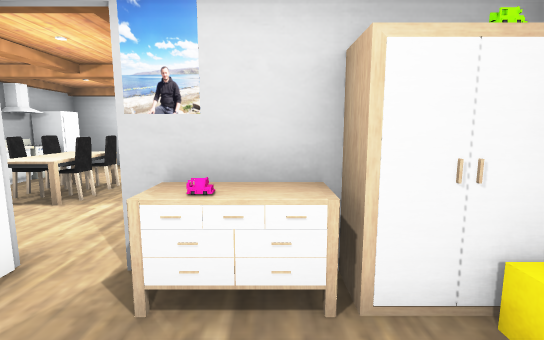
[1] (above)

12 first-person views from a walk through a scene from a Unity 3-D project. The camera is 1.4 m above the floor, tilts 8° down and sees 85° across. Doors are open. The floor is counted in squares, 1 m on a side. Each view is taken from the middle of a square. On the plan, view 1 faces up. The plan holds only what a view shows up to about 14 squares ahead; the rest is blank. Some animated figures are left out. Some surface patterns are stand-ins.

[2]
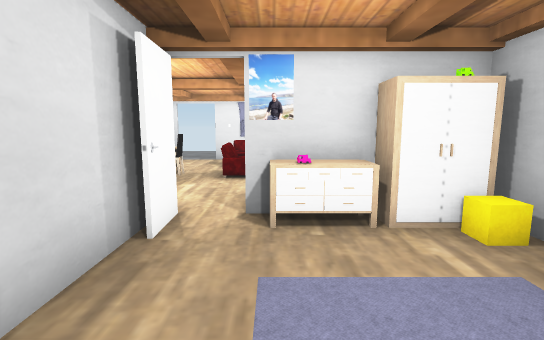

[3]
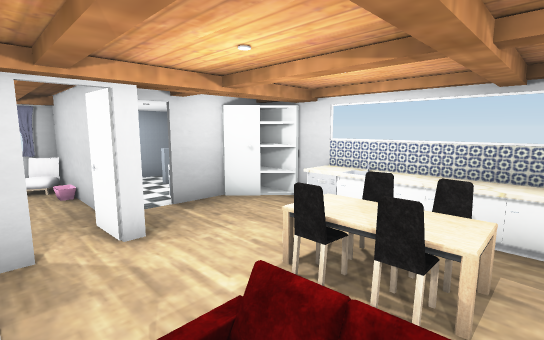

[4]
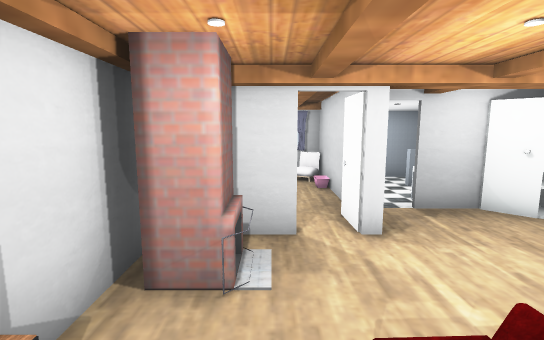

[5]
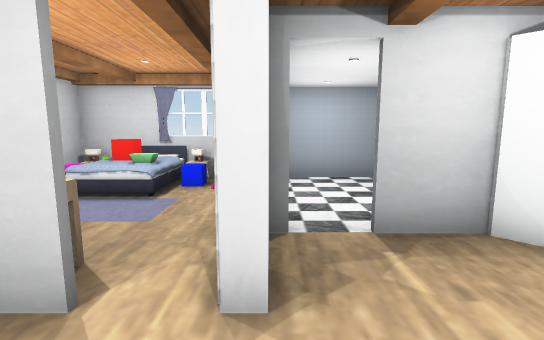

[6]
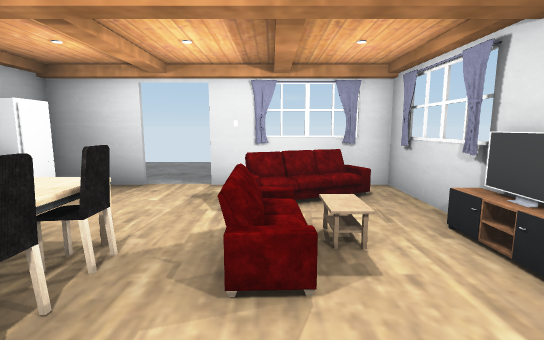

[7]
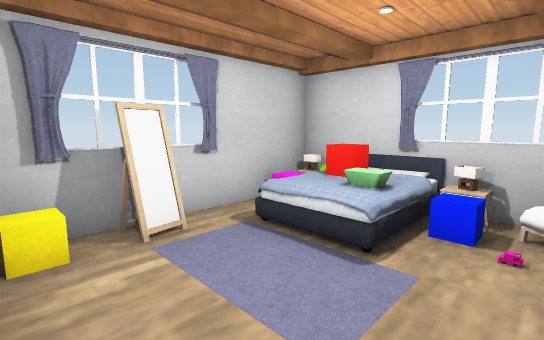

[8]
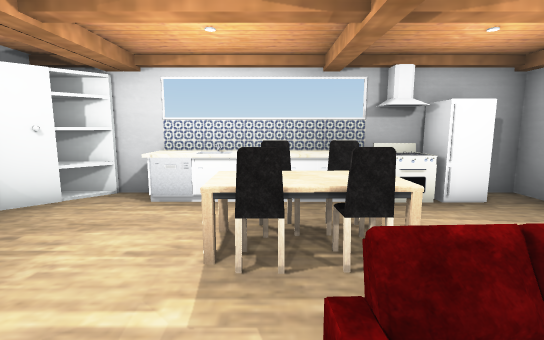

[9]
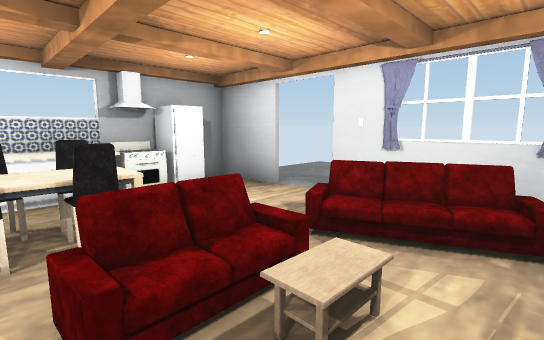

[10]
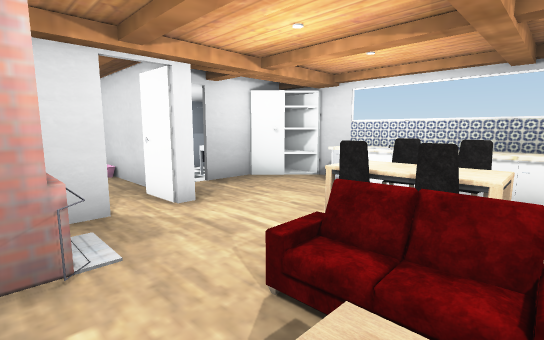

[11]
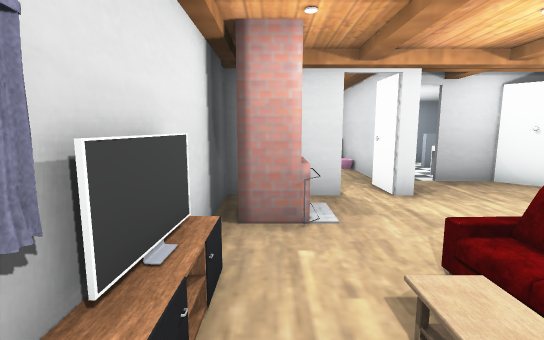

[12]
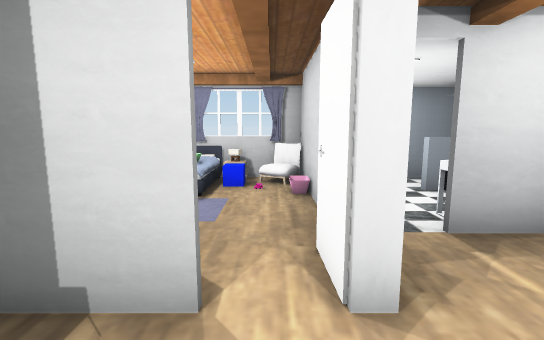

### Floor plan
Ten units are one square. View 1 is at (0, 0); x grows to the right and y downward. Boxes are objects, and circles mark ways between rooms. Rooms are numbered by the first view taken in them; rooms with no view inside come last. Other rooms are left out.
<svg viewBox="-80 -118 110 158">
<path fill="none" stroke="#000" d="M17 0 19 -1M-28 -22 -28 35M18 -7 22 -7M20 -1 19 -7M-26 -29 -25 -16M8 -28 -15 -28M-35 35 24 35 24 -25M19 -1 18 -7M-15 -29 10 -29 9 -67M-73 -27 -61 -15M-30 -11 -30 -29 -26 -29M-55 -12 -42 -12M9 -73 9 -113 -36 -113M-51 -113 -74 -113 -74 -11M5 -63 5 -81"/>
<rect x="-35" y="25" width="10" height="10" fill="#bbb"><title>other object</title></rect>
<rect x="-25" y="25" width="10" height="10" fill="#bbb"><title>other object</title></rect>
<rect x="-15" y="-25" width="20" height="10" fill="#bbb"><title>other object</title></rect>
<rect x="-5" y="15" width="10" height="10" fill="#bbb"><title>other object</title></rect>
<rect x="-5" y="5" width="20" height="10" fill="#bbb"><title>other object</title></rect>
<rect x="5" y="15" width="10" height="20" fill="#bbb"><title>other object</title></rect>
<rect x="5" y="-25" width="20" height="10" fill="#bbb"><title>other object</title></rect>
<rect x="-75" y="-75" width="10" height="40" fill="#bbb"><title>other object</title></rect>
<rect x="-75" y="-95" width="10" height="20" fill="#bbb"><title>other object</title></rect>
<rect x="-75" y="-105" width="10" height="10" fill="#bbb"><title>other object</title></rect>
<rect x="-55" y="-55" width="20" height="10" fill="#bbb"><title>other object</title></rect>
<rect x="-55" y="-65" width="10" height="10" fill="#bbb"><title>other object</title></rect>
<rect x="-55" y="-75" width="10" height="10" fill="#bbb"><title>other object</title></rect>
<rect x="-45" y="-65" width="10" height="10" fill="#bbb"><title>other object</title></rect>
<rect x="-45" y="-75" width="10" height="10" fill="#bbb"><title>other object</title></rect>
<rect x="-25" y="-85" width="10" height="30" fill="#bbb"><title>other object</title></rect>
<rect x="-25" y="-105" width="20" height="20" fill="#bbb"><title>other object</title></rect>
<rect x="-15" y="-55" width="20" height="20" fill="#bbb"><title>other object</title></rect>
<circle cx="-20" cy="-30" r="3" fill="#2a7"/>
<text x="-10" y="0">1</text>
<text x="-40" y="-60">2</text>
</svg>
Room 1 opens to room 2.

Where each view was taken, in squares from view 1:
view 1: 0 up, 0 right, facing up
view 2: 2 down, 1 left, facing up
view 3: 8 up, 1 left, facing down-left
view 4: 8 up, 1 left, facing down
view 5: 5 up, 3 left, facing down
view 6: 4 up, 2 left, facing up
view 7: 2 up, 2 left, facing down-right
view 8: 6 up, 1 left, facing left
view 9: 6 up, 0 right, facing up-left
view 10: 8 up, 0 right, facing down-left
view 11: 9 up, 0 right, facing down
view 12: 5 up, 2 left, facing down
